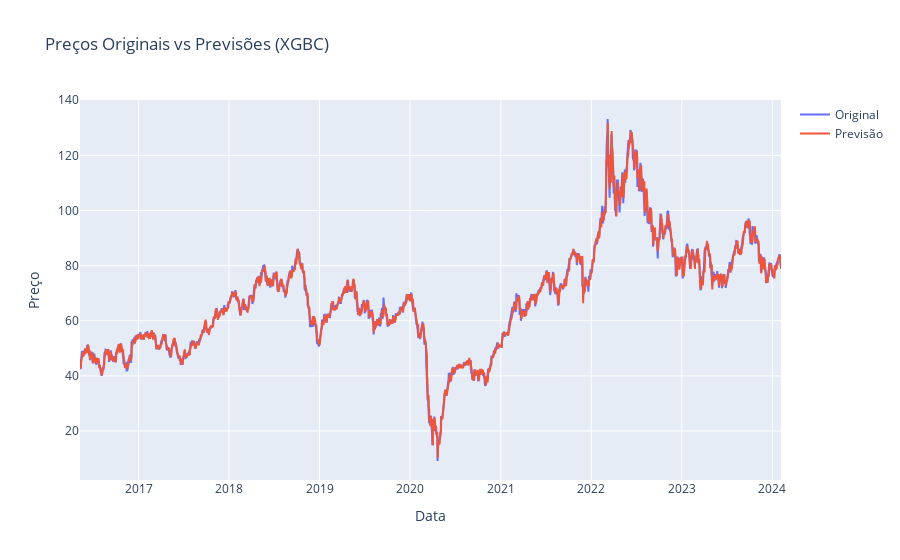

Notebook source saved alongside this figure:
### Code cell
# Gráfico em plotly
import plotly.graph_objects as go

fig = go.Figure()
fig.add_trace(go.Scatter(x=df_modelo['dt'].iloc[-len(y_test):], y=y_test, mode='lines', name='Original'))
fig.add_trace(go.Scatter(x=df_modelo['dt'].iloc[-len(y_test):], y=previsoes, mode='lines', name='Previsão'))

fig.update_layout(title='Preços Originais vs Previsões (XGBC)',
                   xaxis_title='Data',
                   yaxis_title='Preço')
fig.show()

### Figure 1 — Plotly figure (JSON) as saved in the notebook; plotly's stock layout.template omitted (floating-point values rounded to 4 significant figures; data arrays with more than 128 entries replaced by an {"elided": "..."} marker saying what was removed)
{"data": [{"mode": "lines", "name": "Original", "type": "scatter", "x": {"elided": "2220 str values"}, "y": {"elided": "2220 float values"}}, {"mode": "lines", "name": "Previsão", "type": "scatter", "x": {"elided": "2220 str values"}, "y": {"elided": "2220 float values"}}], "layout": {"title": {"text": "Preços Originais vs Previsões (XGBC)"}, "xaxis": {"title": {"text": "Data"}}, "yaxis": {"title": {"text": "Preço"}}}}
